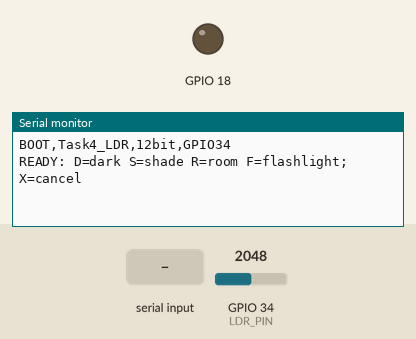
This sketch was run on a simulated ESP32. Parts: output pins drawn as LEDs (lit = HIGH), the last lines printed to the serial monitor. The inputs (shaded band) are chosen by the test bench; at power-on: GPIO 34 (LDR_PIN) = 2048 (analog values on the 0–4095 scale).

Above: at 1.2 s.
1.3 s: "X" received over Serial
At 2.4 s:
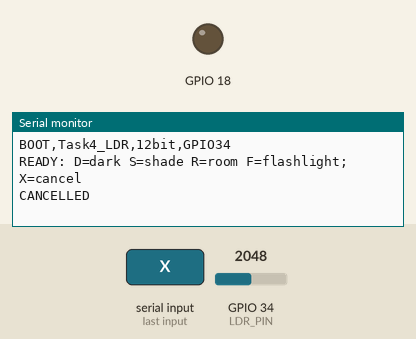
2.8 s: "D" received over Serial
At 3.01 s:
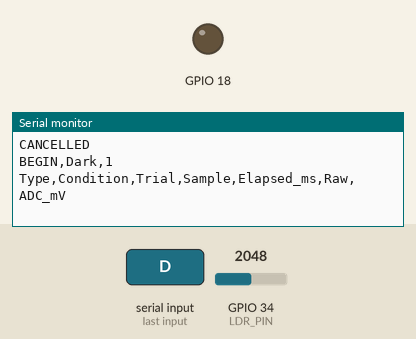
4.3 s: "S" received over Serial
At 5.11 s:
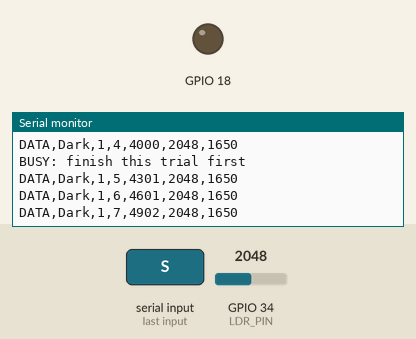

The sketch:

ldr-divider.ino
```cpp
// Task 4: 3V3 -> LDR -> GPIO34 measurement node -> 10 kOhm -> GND.
// Serial commands label a condition confirmed by the student; they do not detect it.
constexpr int LDR_PIN = 34;
constexpr unsigned long SAMPLE_MS = 300;
constexpr uint8_t SAMPLES_PER_TRIAL = 10;
const char *CONDITIONS[] = {"Dark", "Shade", "Room", "Flashlight"};
uint16_t trials[4] = {};
int condition = -1;
uint8_t sampleCount = 0;
unsigned long lastSample = 0;
uint16_t rawMin = 4095, rawMax = 0;
uint32_t mvMin = 0, mvMax = 0, rawSum = 0, mvSum = 0;

void startTrial(int selected) {
  condition = selected;
  ++trials[condition];
  sampleCount = 0;
  rawMin = 4095;
  rawMax = 0;
  rawSum = mvSum = 0;
  mvMin = UINT32_MAX;
  mvMax = 0;
  lastSample = millis();
  Serial.printf("BEGIN,%s,%u\n", CONDITIONS[condition], trials[condition]);
  Serial.println("Type,Condition,Trial,Sample,Elapsed_ms,Raw,ADC_mV");
}

void setup() {
  pinMode(18, OUTPUT);
  digitalWrite(18, LOW);
  pinMode(LDR_PIN, INPUT);
  analogReadResolution(12);
  analogSetPinAttenuation(LDR_PIN, ADC_11db);
  Serial.begin(115200);
  Serial.println("BOOT,Task4_LDR,12bit,GPIO34");
  Serial.println("READY: D=dark S=shade R=room F=flashlight; X=cancel");
}

void loop() {
  while (Serial.available() > 0) {
    char command = Serial.read();
    if (command >= 'a' && command <= 'z') command -= ('a' - 'A');
    if (command == 'X') {
      condition = -1;
      Serial.println("CANCELLED");
    }
    int selected = -1;
    if (command == 'D') selected = 0;
    if (command == 'S') selected = 1;
    if (command == 'R') selected = 2;
    if (command == 'F') selected = 3;
    if (selected >= 0) {
      if (condition < 0) startTrial(selected);
      else Serial.println("BUSY: finish this trial first");
    }
  }
  if (condition < 0 || millis() - lastSample < SAMPLE_MS) return;
  lastSample = millis();

  // These APIs make separate successive conversions, not one shared sample.
  const uint16_t raw = analogRead(LDR_PIN);
  const uint32_t mv = analogReadMilliVolts(LDR_PIN);
  ++sampleCount;
  if (raw < rawMin) rawMin = raw;
  if (raw > rawMax) rawMax = raw;
  if (mv < mvMin) mvMin = mv;
  if (mv > mvMax) mvMax = mv;
  rawSum += raw;
  mvSum += mv;
  Serial.printf("DATA,%s,%u,%u,%lu,%u,%lu\n", CONDITIONS[condition],
                trials[condition], sampleCount, millis(), raw, mv);

  if (sampleCount == SAMPLES_PER_TRIAL) {
    Serial.printf("END,%s,%u,RawMin:%u,RawMax:%u,RawMean:%.1f,mVMin:%lu,mVMax:%lu,mVMean:%.1f\n",
                  CONDITIONS[condition], trials[condition], rawMin, rawMax,
                  rawSum / float(sampleCount), mvMin, mvMax,
                  mvSum / float(sampleCount));
    condition = -1;
    Serial.println("READY");
  }
}
```

Measured:
- after the input at 1.3 s, the serial monitor: prints a new line at once (image 1)
- after the input at 2.8 s, the serial monitor: prints a new line at once (image 2)
- after the input at 4.3 s, the serial monitor: prints a new line at once (image 3)
